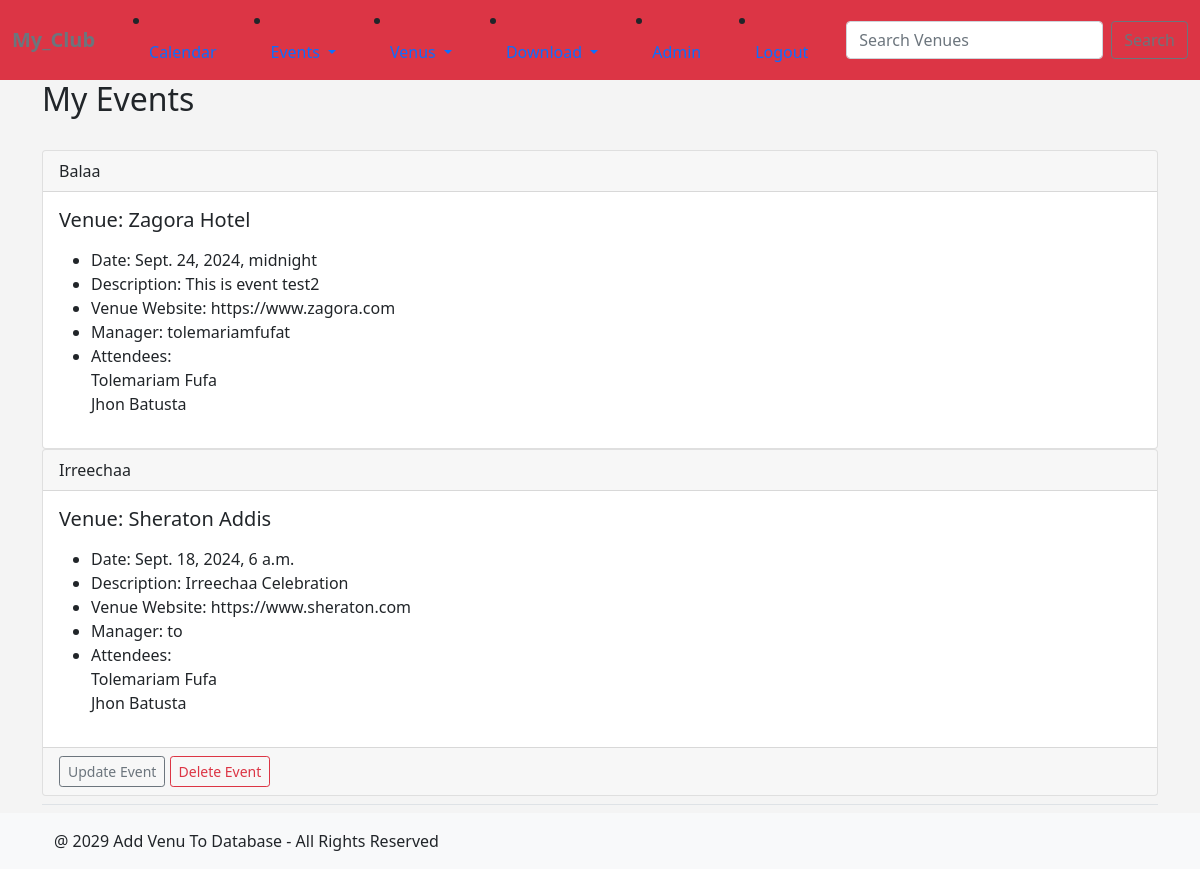
The app's page /my_events (signed in), older data.
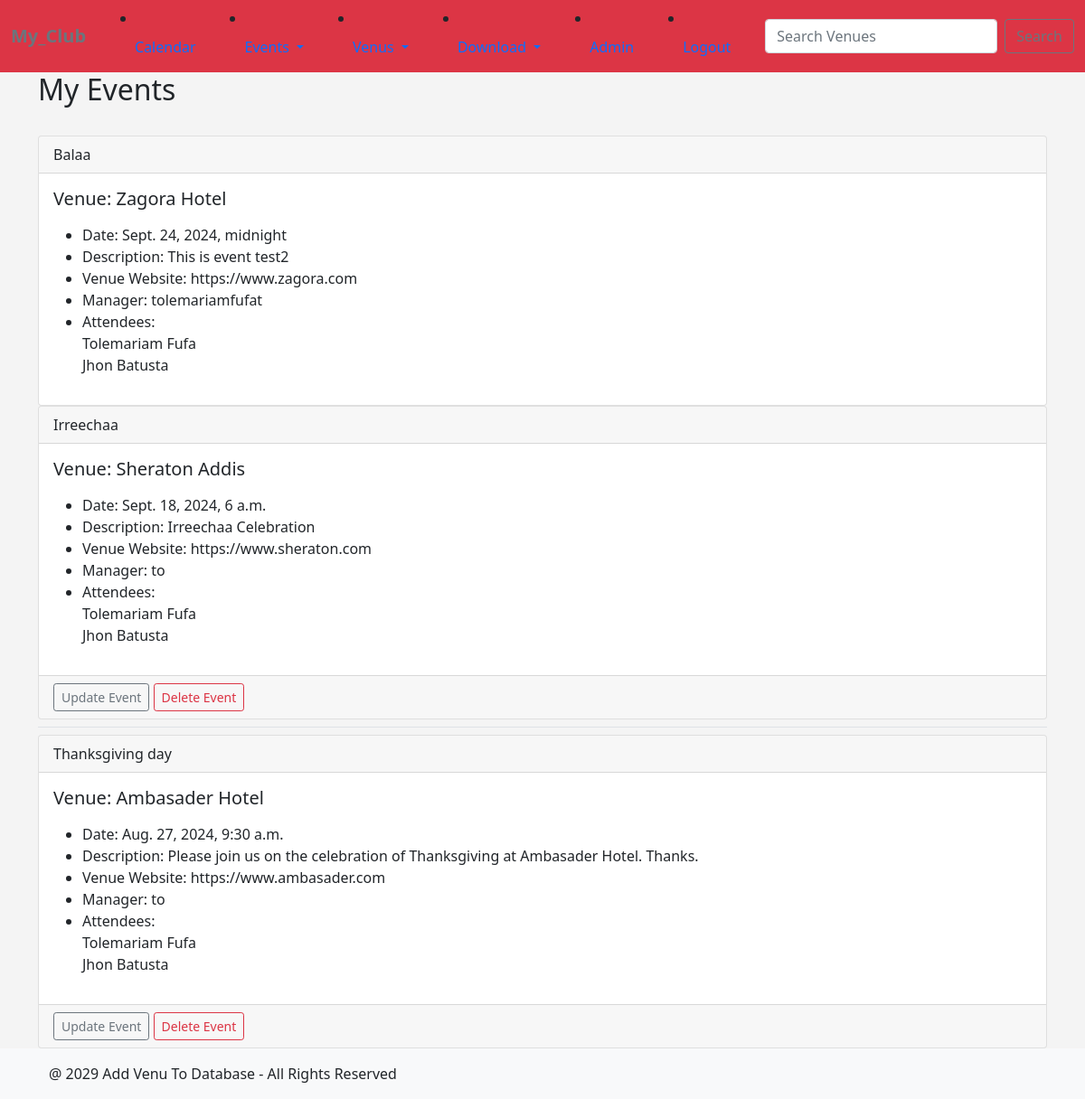
The same page, newer data.
### formsapp/models.py (models this page shows, shortened)
class Event(models.Model):
    name = models.CharField('Event Name', max_length=120)
    event_date = models.DateTimeField('Event Date')
    venue = models.ForeignKey(Venue, blank=True, null=True, on_delete=models.CASCADE)
    manager = models.ForeignKey(User, blank=True, null=True, on_delete=models.SET_NULL)
    description = models.TextField(blank=True)
    attendees = models.ManyToManyField(MyClubUser, blank=True)
    approved = models.BooleanField("Approved", default=False)
    def __str__(self):
        return self.name

class Venue(models.Model):
    name = models.CharField('Venue Name', max_length=100)
    address = models.CharField(max_length=100)
    zip_code = models.CharField('Zip Code', max_length=100)
    phone = models.CharField('Contact Phone', max_length=20, blank=True)
    web = models.URLField('Website Address', blank=True, null=True)
    email_address = models.EmailField('Email Address', max_length=100, blank=True)
    owner = models.IntegerField("Venue Owner", blank=False, default=1)
    venue_image = models.ImageField(null=True, blank=True, upload_to='images/')
    def __str__(self):
        return self.name

class MyClubUser(models.Model):
    firs_name = models.CharField(max_length=30)
    last_name = models.CharField(max_length=30)
    email = models.EmailField('User Email')
    def __str__(self):
        return self.firs_name + ' ' + self.last_name

### formsapp/views.py (the view)
# urls.py: path("my_events", views.my_events, name="my_events" ),
def my_events(request):
    if request.user.is_authenticated:
        me = request.user.id
        events = Event.objects.filter(attendees=me)
        return render(request, 'formsapp/my_events.html', {'events': events})
    else:
        messages.success(request, ("You are not authorized to view this Page!"))
        return redirect('index')

### formsapp/templates/formsapp/my_events.html
{% extends "formsapp/base.html" %}
{% block content %}
   <h2>My Events</h2>
   <br/>
   {% for event in events %}
   <div class="card">
    <div class="card-header">
    {{ event }}
    </div>
<div class="card-body">
  <h5 class="card-title"> Venue: {{ event.venue }}</h5>
  <p class="card-text">
    <ul>
        <li>Date: {{ event.event_date }}</li>
        <li>Description: {{ event.description }}</li>
        <li>Venue Website: {{ event.venue.web }}</li>
        <li>Manager: {{ event.manager }}</li>
        <li>Attendees:<br/>
            {% for user in event.attendees.all %}
            {{ user }}<br/>
            {% endfor %}
            </li>
            </ul>
        </p>
</div>
{% if user.is_authenticated %}
    {% if user == event.manager %}
    <dive class="card-footer text-muted">
        <a href="{% url "update-event" event.id %}"
        class="btn btn-outline-secondary btn-sm">Update Event</a>
        <a href="{% url "delete-event" event.id %}"
        class="btn btn-outline-danger btn-sm">Delete Event</a>
    </div>
        {% endif %}
    {% endif %}
</div>
   {% endfor %}
{% endblock content %}

### formsapp/templates/formsapp/base.html (shortened to what this page needs)
<!DOCTYPE html>
<html lang="en">
<head>
    <link href="https://cdn.jsdelivr.net/npm/bootstrap@5.0.2/dist/css/bootstrap.min.css" rel="stylesheet">
</head>
<body>
     <nav class="navbar navbar-expand-md navbar-light bg-danger">
        <div class="container-xxl">
            <a href="{% url "index" %}" class="navbar-brand">
                <span class="fw-bold text-secondary">
                </span>
            </a>
            <li class="nav-item">
                <a class="nav-link active" aria-current="page" href="{% url "index" "2024" "August" %}">Calendar</a>
              </li>
              <li class="nav-item dropdown">
                <a class="nav-link dropdown-toggle" href="#" role="button" data-bs-toggle="dropdown" aria-expanded="false">
                </a>
              </li>
              <li class="nav-item dropdown">
                <a class="nav-link dropdown-toggle" href="#" role="button" data-bs-toggle="dropdown" aria-expanded="false">
                </a>
              </li>
              <li class="nav-item dropdown">
                <a class="nav-link dropdown-toggle" href="#" id="navbarDropdown" role="button" data-bs-toggle="dropdown" aria-expanded="false">
                </a>
              </li>
              {% if user.is_authenticated %}
              {% if user.is_superuser %}
              <li class="nav-item">
                <a class="nav-link" href="{% url "admin_approval" %}">Admin</a>
                  {% endif %}
              <li class="nav-item">
                <a class="nav-link" href="{% url "logout" %}">Logout</a>
              </li>
              {% endif %}
            <form class="d-flex" method=POST action="{% url "search-venues" %}">
                <input class="form-control me-2" type="search" placeholder="Search Venues" aria-label="Search" name="searched" >
                <button class="btn btn-outline-secondary" type="submit">Search</button>
            </form>
            </div>
     </nav>
      <main class="container">
            <div class="pb-2 mb-2 border-bottom">
                {% block content %}
                {% endblock content %}
        </main>
        <footer class="footer mt-autho py-3 bg-light mx-auto">
            <div class="container">
                <span class="container">@ 2029 Add Venu To Database - All Rights Reserved </span>
            </div>
        </footer>
    </body>
    </html>

### formsapp/templates/formsapp/base.html (style rules this page uses)
body { background: #f4f4f4; }

Row changes from the older to the newer data that the page shows:
added Event: name "Thanksgiving day", venue "Ambasader Hotel", event_date "Aug. 27, 2024, 9:30 a.m.", description "Please join us on the celebration of Thanksgiving at Ambasader Hotel. Thanks.", venue.web "https://www.ambasader.com", manager "to", shows "Update Event", MyClubUser (firs_name+last_name "Tolemariam Fufa"), MyClubUser (firs_name+last_name "Jhon Batusta")
